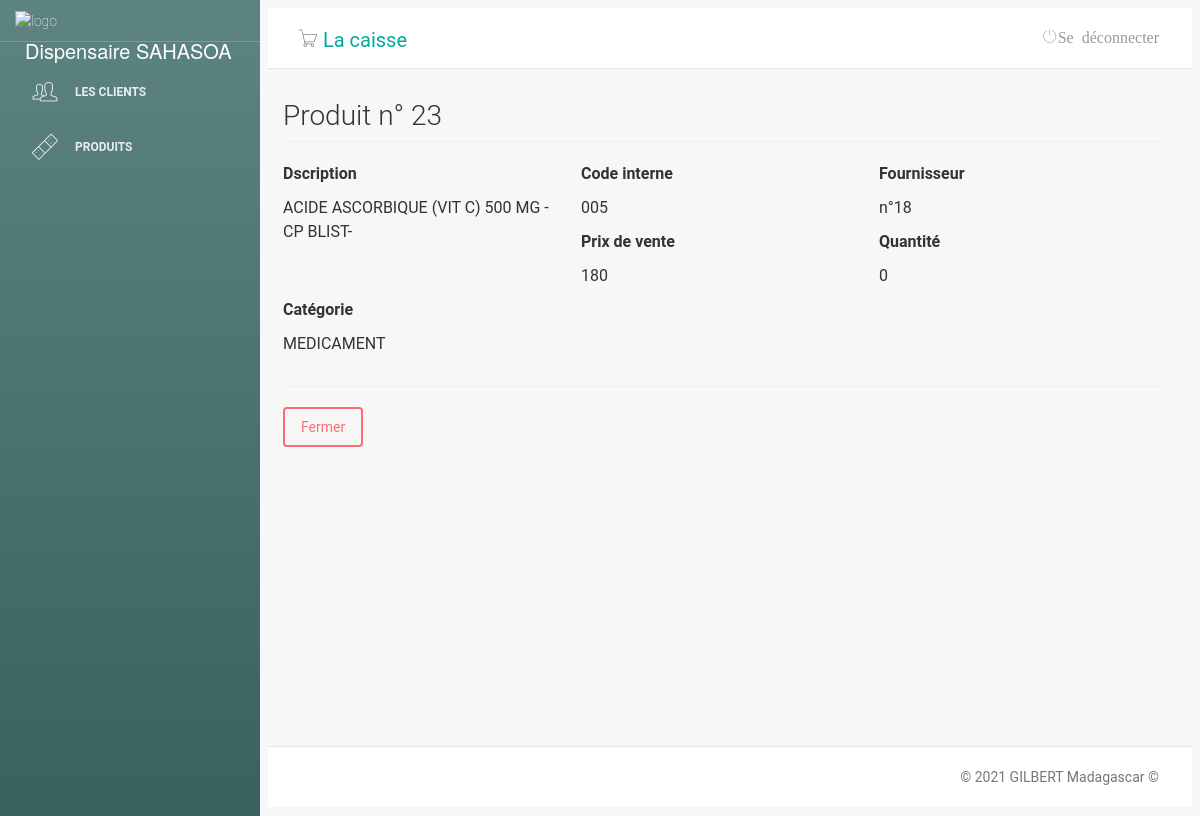
Before: /main.php?pg=visualizar-produto&id=23 with the older database file.
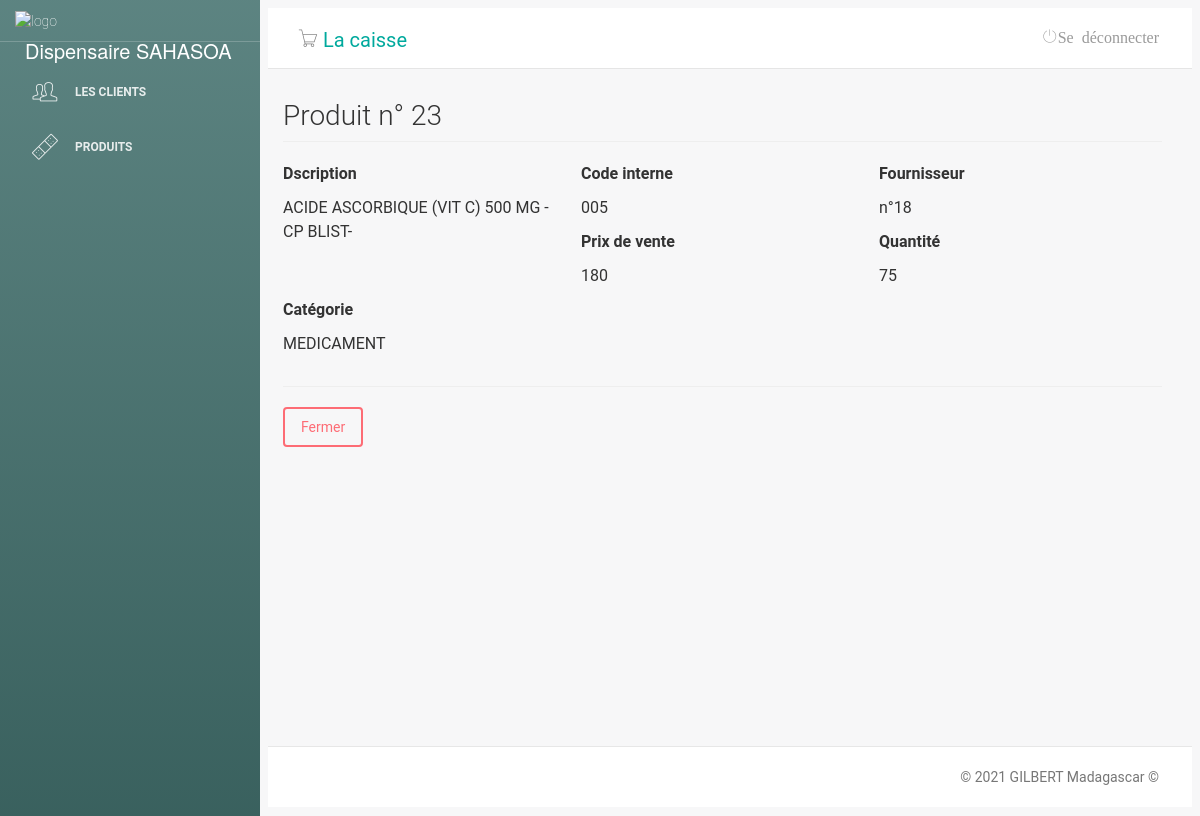
After: the same page with the newer database file.
### tables this page shows
CREATE TABLE "tb_produtos" (
	"id"	INTEGER,
	"descricao"	varchar(55),
	"codInterno"	TEXT,
	"codBarras"	int(11),
	"fornecedor"	int(11),
	"custo"	NUMERIC,
	"venda"	NUMERIC,
	"principio"	varchar(55),
	"quantidade"	int(11),
	"benefice"	NUMERIC,
	PRIMARY KEY("id" AUTOINCREMENT)
);

### visualizar-produto.php (the view, shortened to what this page needs)
<?php
include ('classes/Mysql.php');
$id=$_GET['id'];
$sql= $db->prepare("SELECT * FROM `tb_produtos` where id=$id");
$sql->execute();
$produto= $sql->fetch();
?>
<h3 class="page-header">Produit n° <?php echo $produto['id']?></h3>
<div class="row">
    <div class="col-md-4">
        <p><strong>Dscription</strong></p>
        <p><?php echo $produto['descricao']?></p>
    </div>
    <div class="col-md-4">
        <p><strong>Code interne</strong></p>
        <p><?php echo $produto['codInterno']?></p>
    </div>
    <div class="col-md-4">
        <p><strong>Fournisseur</strong></p>
        <p><?php echo "n°".$produto['fornecedor']?></p>
    </div>
    <div class="col-md-4">
        <p><strong>Prix de vente</strong></p>
        <p><?php echo $produto['venda']?></p>
    </div>
    <div class="col-md-4">
        <p><strong>Quantité</strong></p>
        <p><?php echo $produto['quantidade']?></p>
    </div>
    <div class="col-md-4">
        <p><strong>Catégorie</strong></p>
        <p><?php echo $produto['principio']?></p>
    </div>
</div>
<hr />
<div id="actions" class="row">
    <div class="col-md-12">
        <a href="?pg=produtos" class="btn btn-danger">Fermer</a>
    </div>
</div>
<br>

### main.php (shortened to what this page needs)
<?php
include('classes/Sistema.php');
?>
<!doctype html>
<html lang="pt-br">
<head>
    <link href="css/bootstrap.min.css" rel="stylesheet" />
    <link href="css/animate.min.css" rel="stylesheet" />
    <link href="css/light-bootstrap-dashboard.css?v=1.4.0" rel="stylesheet" />
    <link href="css/demo.css" rel="stylesheet" />
    <link href="css/style.css" rel="stylesheet">
    <link href="css/font-awesome.min.css" rel="stylesheet">
    <link href='css/css' rel='stylesheet' type='text/css'>
    <link href="css/pe-icon-7-stroke.css" rel="stylesheet" />
</head>
<body>
    <div class="wrapper">
        <div class="sidebar" data-image="img/aa.jpg" style="background-color: #00ffee;">
            <div class="sidebar-wrapper">
                <div class="logo">
                    <img src="img/farmacia-logo.png" alt="logo" width="60px">
                    <p>Dispensaire SAHASOA</p>
                </div>
                <ul class="nav">
                    <li <?php if (isset($_GET['pg'])) {
                        } ?>>
                        <a href="?pg=cliente">
                            <i class="pe-7s-users"></i>
                            <p>Les clients</p>
                        </a>
                    </li>
                    <li <?php if (isset($_GET['pg'])) {
                        } ?>>
                        <a href="?pg=produtos">
                            <i class="pe-7s-bandaid"></i>
                            <p>Produits</p>
                        </a>
                    </li>
                </ul>
            </div>
        </div>
        <div class="main-panel">
            <nav class="navbar navbar-default navbar-fixed">
                <div class="container-fluid">
                    <div class="navbar-header">
                        <div class="navbar-brand" onclick="return window.confirm('Voulez-vous vraiment allez vers la caisse ?');"> <i class="pe-7s-cart"></i> <a href="caisse/index.php" style="color: #00a99d;text-decoration: none;">La caisse</a></div>
                    </div>
                    <div class="collapse navbar-collapse">
                        <ul class="nav navbar-nav navbar-right">
                            <li>
                                <a href="logout.php">
                                    <i class="pe-7s-power">Se déconnecter</i>
                                </a>
                            </li>
                        </ul>
                    </div>
                </div>
            </nav>
            <div class="content">
                <div class="container-fluid">
                    <div class="row">
                        <?php
                        Sistema::carregarPagina();
                        ?>
                    </div>
                </div>
            </div>
            <footer class="footer">
                <div class="container-fluid">
                    <p class="copyright pull-right">
                        &copy;
                        GILBERT Madagascar ©
                    </p>
                </div>
            </footer>
        </div>
    </div>
</body>
</html>

### classes/Sistema.php (shortened to what this page needs)
<?php
class Sistema
{
    public static function carregarPagina()
    {  if (isset($_GET['pg'])) {
        $pg = $_GET['pg'];
    }
        if (isset( $pg )) {
                include $pg . ".php";
        }
        else{
            $pg = 'accueil';
            include 'home.php';
        }
    }
}

### css/style.css (style rules this page uses)
.page-header { margin-top: 2px; }

Changed rows visible on the page:
changed tb_produtos "ACIDE ASCORBIQUE (VIT C) 500 MG - CP BLIST-": quantidade "0" → "75"
